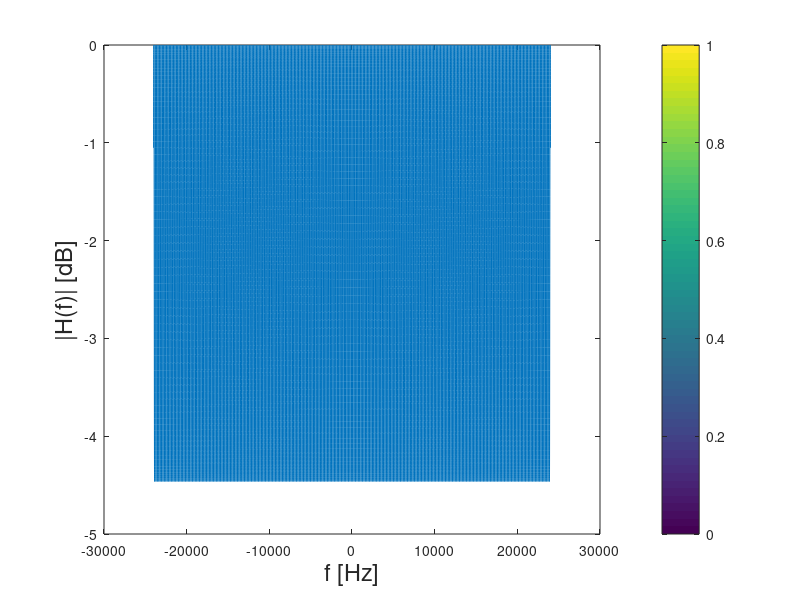

Reproduce this figure in MATLAB.
clc; clear all; close all hidden;

alpha_r = 0.1;
alpha_d = 0.9;
d_m = 1; %m
d_d = 0.15; %m
v = 340; %m/s

tau_d = d_d/v;
tau_r = tau_d + 2*d_m/v;
delta_tau = tau_r - tau_d;

transfertFunction = @(f) alpha_r*exp(1i*2*pi*f*tau_r) + alpha_d*exp(1i*2*pi*f*tau_d);
transfertFunctionNorm = @(f) sqrt(alpha_r^2 + alpha_d^2 + 2*alpha_r*alpha_d*cos(2*pi*f*delta_tau));
figure;
f = linspace(-24000, 24000,48000);
plot(f, 20*log(abs(transfertFunctionNorm(f))));
colorbar;
xlabel('f [Hz]', 'FontSize', 17);
ylabel('|H(f)| [dB]', 'FontSize', 17);
